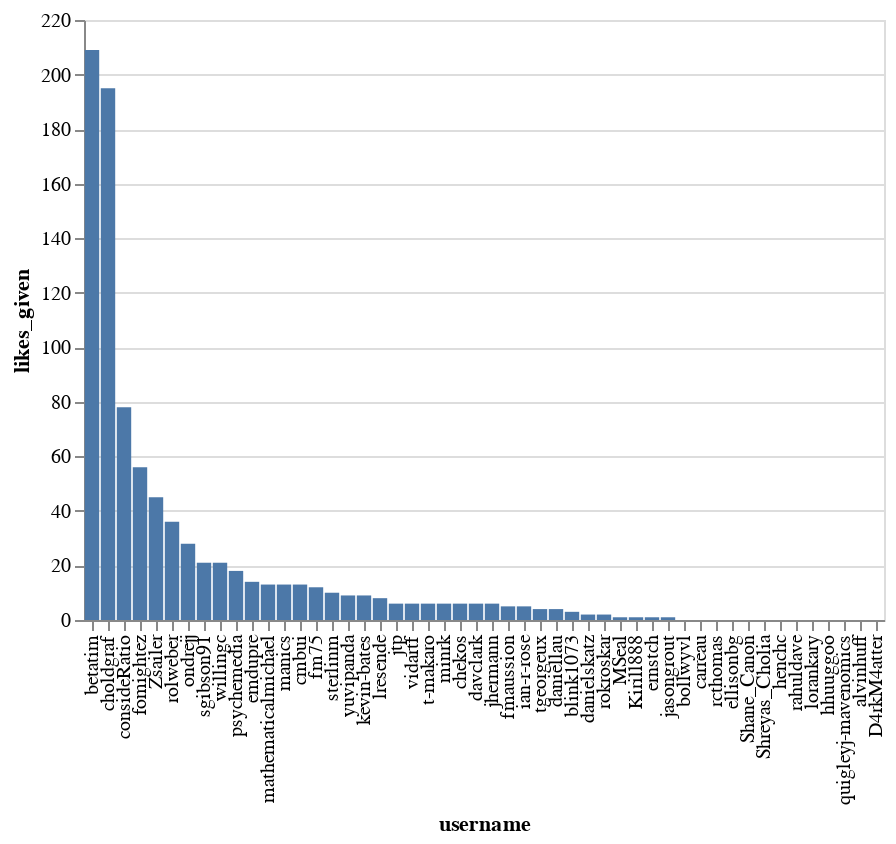

Notebook source saved alongside this figure:
### Markdown cell above
**Discourse users sorted by likes given**

### Code cell
plot_user_data(users.head(50), 'likes_given')

### Figure 1 — Vega-Lite specification as saved in the notebook (floating-point values rounded to 4 significant figures)
{"$schema": "https://vega.github.io/schema/vega-lite/v3.3.0.json", "config": {"mark": {"tooltip": null}, "view": {"height": 300, "width": 400}}, "data": {"name": "data-607c6f275e3f7e7127ef512173078be8"}, "datasets": {"data-607c6f275e3f7e7127ef512173078be8": [{"days_visited": 78, "id": 6, "likes_given": 209, "likes_received": 132, "post_count": 172, "posts_read": 1324, "topic_count": 17, "topics_entered": 314, "user": {"avatar_template": "/user_avatar/discourse.jupyter.org/betatim/{size}/10_2.png", "id": 6, "name": "Tim Head", "title": "", "username": "betatim"}, "username": "betatim"}, {"days_visited": 90, "id": 3, "likes_given": 195, "likes_received": 115, "post_count": 133, "posts_read": 968, "topic_count": 31, "topics_entered": 252, "user": {"avatar_template": "/user_avatar/discourse.jupyter.org/choldgraf/{size}/12_2.png", "id": 3, "name": "Chris Holdgraf", "title": "Regular", "username": "choldgraf"}, "username": "choldgraf"}, {"days_visited": 81, "id": 30, "likes_given": 78, "likes_received": 18, "post_count": 24, "posts_read": 312, "topic_count": 2, "topics_entered": 66, "user": {"avatar_template": "/user_avatar/discourse.jupyter.org/consideratio/{size}/30_2.png", "id": 30, "name": "Erik Sundell", "title": null, "username": "consideRatio"}, "username": "consideRatio"}, {"days_visited": 62, "id": 11, "likes_given": 56, "likes_received": 8, "post_count": 12, "posts_read": 735, "topic_count": 1, "topics_entered": 166, "user": {"avatar_template": "/user_avatar/discourse.jupyter.org/fomightez/{size}/495_2.png", "id": 11, "name": "Wayne", "title": null, "username": "fomightez"}, "username": "fomightez"}, {"days_visited": 60, "id": 99, "likes_given": 45, "likes_received": 19, "post_count": 22, "posts_read": 535, "topic_count": 2, "topics_entered": 112, "user": {"avatar_template": "/user_avatar/discourse.jupyter.org/zsailer/{size}/106_2.png", "id": 99, "name": "Zachary Sailer", "title": null, "username": "Zsailer"}, "username": "Zsailer"}, {"days_visited": 26, "id": 485, "likes_given": 36, "likes_received": 14, "post_count": 14, "posts_read": 227, "topic_count": 1, "topics_entered": 45, "user": {"avatar_template": "/user_avatar/discourse.jupyter.org/rolweber/{size}/657_2.png", "id": 485, "name": "Roland Weber", "title": null, "username": "rolweber"}, "username": "rolweber"}, {"days_visited": 34, "id": 432, "likes_given": 28, "likes_received": 6, "post_count": 10, "posts_read": 272, "topic_count": 2, "topics_entered": 63, "user": {"avatar_template": "/user_avatar/discourse.jupyter.org/ondrejj/{size}/567_2.png", "id": 432, "name": "Ondřej ", "title": null, "username": "ondrejj"}, "username": "ondrejj"}, {"days_visited": 69, "id": 116, "likes_given": 21, "likes_received": 47, "post_count": 39, "posts_read": 586, "topic_count": 7, "topics_entered": 106, "user": {"avatar_template": "/user_avatar/discourse.jupyter.org/sgibson91/{size}/487_2.png", "id": 116, "name": "Sarah Gibson", "title": "", "username": "sgibson91"}, "username": "sgibson91"}, {"days_visited": 24, "id": 7, "likes_given": 21, "likes_received": 5, "post_count": 5, "posts_read": 223, "topic_count": 0, "topics_entered": 34, "user": {"avatar_template": "/user_avatar/discourse.jupyter.org/willingc/{size}/11_2.png", "id": 7, "name": "Carol Willing", "title": null, "username": "willingc"}, "username": "willingc"}, {"days_visited": 69, "id": 24, "likes_given": 18, "likes_received": 53, "post_count": 64, "posts_read": 659, "topic_count": 8, "topics_entered": 261, "user": {"avatar_template": "/user_avatar/discourse.jupyter.org/psychemedia/{size}/24_2.png", "id": 24, "name": "Tony Hirst", "title": null, "username": "psychemedia"}, "username": "psychemedia"}, {"days_visited": 31, "id": 184, "likes_given": 14, "likes_received": 2, "post_count": 5, "posts_read": 260, "topic_count": 1, "topics_entered": 43, "user": {"avatar_template": "/user_avatar/discourse.jupyter.org/emdupre/{size}/496_2.png", "id": 184, "name": "Elizabeth DuPre", "title": null, "username": "emdupre"}, "username": "emdupre"}, {"days_visited": 11, "id": 254, "likes_given": 13, "likes_received": 1, "post_count": 12, "posts_read": 175, "topic_count": 0, "topics_entered": 22, "user": {"avatar_template": "/user_avatar/discourse.jupyter.org/mathematicalmichael/{size}/322_2.png", "id": 254, "name": "Michael Pilosov", "title": null, "username": "mathematicalmichael"}, "username": "mathematicalmichael"}, {"days_visited": 77, "id": 73, "likes_given": 13, "likes_received": 30, "post_count": 31, "posts_read": 1500, "topic_count": 2, "topics_entered": 320, "user": {"avatar_template": "/user_avatar/discourse.jupyter.org/manics/{size}/85_2.png", "id": 73, "name": "Simon", "title": null, "username": "manics"}, "username": "manics"}, {"days_visited": 23, "id": 333, "likes_given": 13, "likes_received": 7, "post_count": 9, "posts_read": 22, "topic_count": 0, "topics_entered": 2, "user": {"avatar_template": "/user_avatar/discourse.jupyter.org/cmbui/{size}/436_2.png", "id": 333, "name": "Christina", "title": null, "username": "cmbui"}, "username": "cmbui"}, {"days_visited": 29, "id": 60, "likes_given": 12, "likes_received": 9, "post_count": 14, "posts_read": 336, "topic_count": 1, "topics_entered": 46, "user": {"avatar_template": "/user_avatar/discourse.jupyter.org/fm75/{size}/71_2.png", "id": 60, "name": "Fred Mitchell", "title": "", "username": "fm75"}, "username": "fm75"}, {"days_visited": 18, "id": 227, "likes_given": 10, "likes_received": 2, "post_count": 7, "posts_read": 272, "topic_count": 0, "topics_entered": 56, "user": {"avatar_template": "/user_avatar/discourse.jupyter.org/sterlinm/{size}/241_2.png", "id": 227, "name": "Michael", "title": null, "username": "sterlinm"}, "username": "sterlinm"}, {"days_visited": 66, "id": 12, "likes_given": 9, "likes_received": 49, "post_count": 50, "posts_read": 868, "topic_count": 8, "topics_entered": 163, "user": {"avatar_template": "/user_avatar/discourse.jupyter.org/yuvipanda/{size}/17_2.png", "id": 12, "name": "Yuvi Panda", "title": null, "username": "yuvipanda"}, "username": "yuvipanda"}, {"days_visited": 32, "id": 217, "likes_given": 9, "likes_received": 6, "post_count": 9, "posts_read": 181, "topic_count": 0, "topics_entered": 38, "user": {"avatar_template": "/user_avatar/discourse.jupyter.org/kevin-bates/{size}/234_2.png", "id": 217, "name": "Kevin Bates", "title": null, "username": "kevin-bates"}, "username": "kevin-bates"}, {"days_visited": 24, "id": 134, "likes_given": 8, "likes_received": 17, "post_count": 6, "posts_read": 215, "topic_count": 2, "topics_entered": 48, "user": {"avatar_template": "/user_avatar/discourse.jupyter.org/lresende/{size}/239_2.png", "id": 134, "name": "Luciano Resende", "title": "", "username": "lresende"}, "username": "lresende"}, {"days_visited": 86, "id": 77, "likes_given": 6, "likes_received": 6, "post_count": 7, "posts_read": 830, "topic_count": 0, "topics_entered": 178, "user": {"avatar_template": "/user_avatar/discourse.jupyter.org/jtp/{size}/882_2.png", "id": 77, "name": "Jeremy Tuloup", "title": "", "username": "jtp"}, "username": "jtp"}, {"days_visited": 76, "id": 229, "likes_given": 6, "likes_received": 0, "post_count": 5, "posts_read": 141, "topic_count": 0, "topics_entered": 52, "user": {"avatar_template": "/user_avatar/discourse.jupyter.org/vidartf/{size}/300_2.png", "id": 229, "name": "Vidar Tonaas Fauske", "title": null, "username": "vidartf"}, "username": "vidartf"}, {"days_visited": 11, "id": 247, "likes_given": 6, "likes_received": 14, "post_count": 5, "posts_read": 183, "topic_count": 1, "topics_entered": 26, "user": {"avatar_template": "/user_avatar/discourse.jupyter.org/t-makaro/{size}/607_2.png", "id": 247, "name": "Tyler Makaro", "title": null, "username": "t-makaro"}, "username": "t-makaro"}, {"days_visited": 80, "id": 8, "likes_given": 6, "likes_received": 48, "post_count": 44, "posts_read": 745, "topic_count": 3, "topics_entered": 178, "user": {"avatar_template": "/user_avatar/discourse.jupyter.org/minrk/{size}/13_2.png", "id": 8, "name": "Min RK", "title": null, "username": "minrk"}, "username": "minrk"}, {"days_visited": 41, "id": 67, "likes_given": 6, "likes_received": 7, "post_count": 5, "posts_read": 307, "topic_count": 0, "topics_entered": 103, "user": {"avatar_template": "/user_avatar/discourse.jupyter.org/chekos/{size}/93_2.png", "id": 67, "name": "Chekos", "title": null, "username": "chekos"}, "username": "chekos"}, {"days_visited": 30, "id": 372, "likes_given": 6, "likes_received": 13, "post_count": 14, "posts_read": 208, "topic_count": 2, "topics_entered": 30, "user": {"avatar_template": "/user_avatar/discourse.jupyter.org/davclark/{size}/489_2.png", "id": 372, "name": "Dav Clark", "title": null, "username": "davclark"}, "username": "davclark"}, {"days_visited": 64, "id": 239, "likes_given": 6, "likes_received": 11, "post_count": 26, "posts_read": 477, "topic_count": 0, "topics_entered": 135, "user": {"avatar_template": "/user_avatar/discourse.jupyter.org/jhermann/{size}/257_2.png", "id": 239, "name": "Jürgen Hermann", "title": null, "username": "jhermann"}, "username": "jhermann"}, {"days_visited": 19, "id": 234, "likes_given": 5, "likes_received": 3, "post_count": 16, "posts_read": 84, "topic_count": 3, "topics_entered": 10, "user": {"avatar_template": "/user_avatar/discourse.jupyter.org/fmaussion/{size}/390_2.png", "id": 234, "name": "Fabien Maussion", "title": null, "username": "fmaussion"}, "username": "fmaussion"}, {"days_visited": 42, "id": 303, "likes_given": 5, "likes_received": 3, "post_count": 6, "posts_read": 163, "topic_count": 1, "topics_entered": 37, "user": {"avatar_template": "/user_avatar/discourse.jupyter.org/ian-r-rose/{size}/638_2.png", "id": 303, "name": "Ian Rose", "title": null, "username": "ian-r-rose"}, "username": "ian-r-rose"}, {"days_visited": 45, "id": 222, "likes_given": 4, "likes_received": 11, "post_count": 8, "posts_read": 128, "topic_count": 1, "topics_entered": 17, "user": {"avatar_template": "https://avatars.discourse.org/v4/letter/t/f05b48/{size}.png", "id": 222, "name": "Timothy George", "title": null, "username": "tgeorgeux"}, "username": "tgeorgeux"}, {"days_visited": 22, "id": 281, "likes_given": 4, "likes_received": 8, "post_count": 6, "posts_read": 41, "topic_count": 0, "topics_entered": 3, "user": {"avatar_template": "/user_avatar/discourse.jupyter.org/daniellau/{size}/427_2.png", "id": 281, "name": "Daniel L", "title": null, "username": "daniellau"}, "username": "daniellau"}, {"days_visited": 6, "id": 556, "likes_given": 3, "likes_received": 6, "post_count": 5, "posts_read": 65, "topic_count": 0, "topics_entered": 9, "user": {"avatar_template": "/user_avatar/discourse.jupyter.org/blink1073/{size}/791_2.png", "id": 556, "name": "Steven Silvester", "title": null, "username": "blink1073"}, "username": "blink1073"}, {"days_visited": 5, "id": 565, "likes_given": 2, "likes_received": 3, "post_count": 5, "posts_read": 33, "topic_count": 0, "topics_entered": 4, "user": {"avatar_template": "/user_avatar/discourse.jupyter.org/danielskatz/{size}/785_2.png", "id": 565, "name": "Daniel S. Katz", "title": null, "username": "danielskatz"}, "username": "danielskatz"}, {"days_visited": 11, "id": 430, "likes_given": 2, "likes_received": 3, "post_count": 5, "posts_read": 41, "topic_count": 1, "topics_entered": 14, "user": {"avatar_template": "/user_avatar/discourse.jupyter.org/rokroskar/{size}/563_2.png", "id": 430, "name": "Rok Roškar", "title": null, "username": "rokroskar"}, "username": "rokroskar"}, {"days_visited": 19, "id": 237, "likes_given": 1, "likes_received": 26, "post_count": 6, "posts_read": 52, "topic_count": 4, "topics_entered": 14, "user": {"avatar_template": "/user_avatar/discourse.jupyter.org/mseal/{size}/253_2.png", "id": 237, "name": "Matthew Seal", "title": null, "username": "MSeal"}, "username": "MSeal"}, {"days_visited": 8, "id": 455, "likes_given": 1, "likes_received": 0, "post_count": 4, "posts_read": 228, "topic_count": 0, "topics_entered": 39, "user": {"avatar_template": "/user_avatar/discourse.jupyter.org/kirill888/{size}/598_2.png", "id": 455, "name": "Kirill Kouzoubov", "title": null, "username": "Kirill888"}, "username": "Kirill888"}, {"days_visited": 8, "id": 390, "likes_given": 1, "likes_received": 1, "post_count": 8, "posts_read": 51, "topic_count": 6, "topics_entered": 18, "user": {"avatar_template": "https://avatars.discourse.org/v4/letter/e/9de0a6/{size}.png", "id": 390, "name": "Ernst", "title": null, "username": "ernstch"}, "username": "ernstch"}, {"days_visited": 14, "id": 220, "likes_given": 1, "likes_received": 24, "post_count": 27, "posts_read": 186, "topic_count": 1, "topics_entered": 56, "user": {"avatar_template": "/user_avatar/discourse.jupyter.org/jasongrout/{size}/371_2.png", "id": 220, "name": "Jason Grout", "title": null, "username": "jasongrout"}, "username": "jasongrout"}, {"days_visited": 3, "id": 679, "likes_given": 0, "likes_received": 8, "post_count": 6, "posts_read": 55, "topic_count": 0, "topics_entered": 11, "user": {"avatar_template": "https://avatars.discourse.org/v4/letter/b/d9b06d/{size}.png", "id": 679, "name": "Nicholas Bollweg", "title": null, "username": "bollwyvl"}, "username": "bollwyvl"}, {"days_visited": 17, "id": 4, "likes_given": 0, "likes_received": 17, "post_count": 6, "posts_read": 42, "topic_count": 3, "topics_entered": 13, "user": {"avatar_template": "/user_avatar/discourse.jupyter.org/carreau/{size}/8_2.png", "id": 4, "name": "Matthias Bussonnier", "title": null, "username": "carreau"}, "username": "carreau"}, {"days_visited": 9, "id": 195, "likes_given": 0, "likes_received": 1, "post_count": 6, "posts_read": 33, "topic_count": 0, "topics_entered": 8, "user": {"avatar_template": "/user_avatar/discourse.jupyter.org/rcthomas/{size}/201_2.png", "id": 195, "name": "", "title": null, "username": "rcthomas"}, "username": "rcthomas"}, {"days_visited": 13, "id": 9, "likes_given": 0, "likes_received": 7, "post_count": 6, "posts_read": 92, "topic_count": 1, "topics_entered": 14, "user": {"avatar_template": "/user_avatar/discourse.jupyter.org/ellisonbg/{size}/14_2.png", "id": 9, "name": "Brian Granger", "title": null, "username": "ellisonbg"}, "username": "ellisonbg"}, {"days_visited": 6, "id": 562, "likes_given": 0, "likes_received": 0, "post_count": 5, "posts_read": 22, "topic_count": 0, "topics_entered": 3, "user": {"avatar_template": "/user_avatar/discourse.jupyter.org/shane_canon/{size}/783_2.png", "id": 562, "name": "Shane Canon", "title": null, "username": "Shane_Canon"}, "username": "Shane_Canon"}, {"days_visited": 9, "id": 566, "likes_given": 0, "likes_received": 1, "post_count": 7, "posts_read": 29, "topic_count": 1, "topics_entered": 7, "user": {"avatar_template": "/user_avatar/discourse.jupyter.org/shreyas_cholia/{size}/784_2.png", "id": 566, "name": "Shreyas Cholia", "title": null, "username": "Shreyas_Cholia"}, "username": "Shreyas_Cholia"}, {"days_visited": 14, "id": 351, "likes_given": 0, "likes_received": 8, "post_count": 7, "posts_read": 60, "topic_count": 1, "topics_entered": 14, "user": {"avatar_template": "/user_avatar/discourse.jupyter.org/henchc/{size}/452_2.png", "id": 351, "name": "Christopher Hench", "title": null, "username": "henchc"}, "username": "henchc"}, {"days_visited": 17, "id": 462, "likes_given": 0, "likes_received": 1, "post_count": 7, "posts_read": 73, "topic_count": 3, "topics_entered": 13, "user": {"avatar_template": "https://avatars.discourse.org/v4/letter/r/6f9a4e/{size}.png", "id": 462, "name": "Rahul Dave", "title": null, "username": "rahuldave"}, "username": "rahuldave"}, {"days_visited": 10, "id": 510, "likes_given": 0, "likes_received": 6, "post_count": 8, "posts_read": 10, "topic_count": 2, "topics_entered": 4, "user": {"avatar_template": "https://avatars.discourse.org/v4/letter/l/ac8455/{size}.png", "id": 510, "name": "Lorankary", "title": null, "username": "lorankary"}, "username": "lorankary"}, {"days_visited": 17, "id": 145, "likes_given": 0, "likes_received": 9, "post_count": 10, "posts_read": 172, "topic_count": 3, "topics_entered": 31, "user": {"avatar_template": "/user_avatar/discourse.jupyter.org/hhuuggoo/{size}/242_2.png", "id": 145, "name": "saturncloud.io", "title": "", "username": "hhuuggoo"}, "username": "hhuuggoo"}, {"days_visited": 45, "id": 298, "likes_given": 0, "likes_received": 4, "post_count": 5, "posts_read": 294, "topic_count": 0, "topics_entered": 67, "user": {"avatar_template": "https://avatars.discourse.org/v4/letter/q/f04885/{size}.png", "id": 298, "name": "Joe Quigley", "title": null, "username": "quigleyj-mavenomics"}, "username": "quigleyj-mavenomics"}, {"days_visited": 28, "id": 419, "likes_given": 0, "likes_received": 3, "post_count": 14, "posts_read": 77, "topic_count": 6, "topics_entered": 19, "user": {"avatar_template": "/user_avatar/discourse.jupyter.org/alvinhuff/{size}/550_2.png", "id": 419, "name": "Alvin Huff", "title": null, "username": "alvinhuff"}, "username": "alvinhuff"}, {"days_visited": 14, "id": 487, "likes_given": 0, "likes_received": 0, "post_count": 7, "posts_read": 83, "topic_count": 4, "topics_entered": 25, "user": {"avatar_template": "/user_avatar/discourse.jupyter.org/d4rkm4atter/{size}/663_2.png", "id": 487, "name": "", "title": null, "username": "D4rkM4atter"}, "username": "D4rkM4atter"}]}, "encoding": {"x": {"field": "username", "sort": ["betatim", "choldgraf", "consideRatio", "fomightez", "Zsailer", "rolweber", "ondrejj", "sgibson91", "willingc", "psychemedia", "emdupre", "mathematicalmichael", "manics", "cmbui", "fm75", "sterlinm", "yuvipanda", "kevin-bates", "lresende", "jtp", "vidartf", "t-makaro", "minrk", "chekos", "davclark", "jhermann", "fmaussion", "ian-r-rose", "tgeorgeux", "daniellau", "blink1073", "danielskatz", "rokroskar", "MSeal", "Kirill888", "ernstch", "jasongrout", "bollwyvl", "carreau", "rcthomas", "ellisonbg", "Shane_Canon", "Shreyas_Cholia", "henchc", "rahuldave", "lorankary", "hhuuggoo", "quigleyj-mavenomics", "alvinhuff", "D4rkM4atter"], "type": "nominal"}, "y": {"field": "likes_given", "type": "quantitative"}}, "mark": "bar"}
